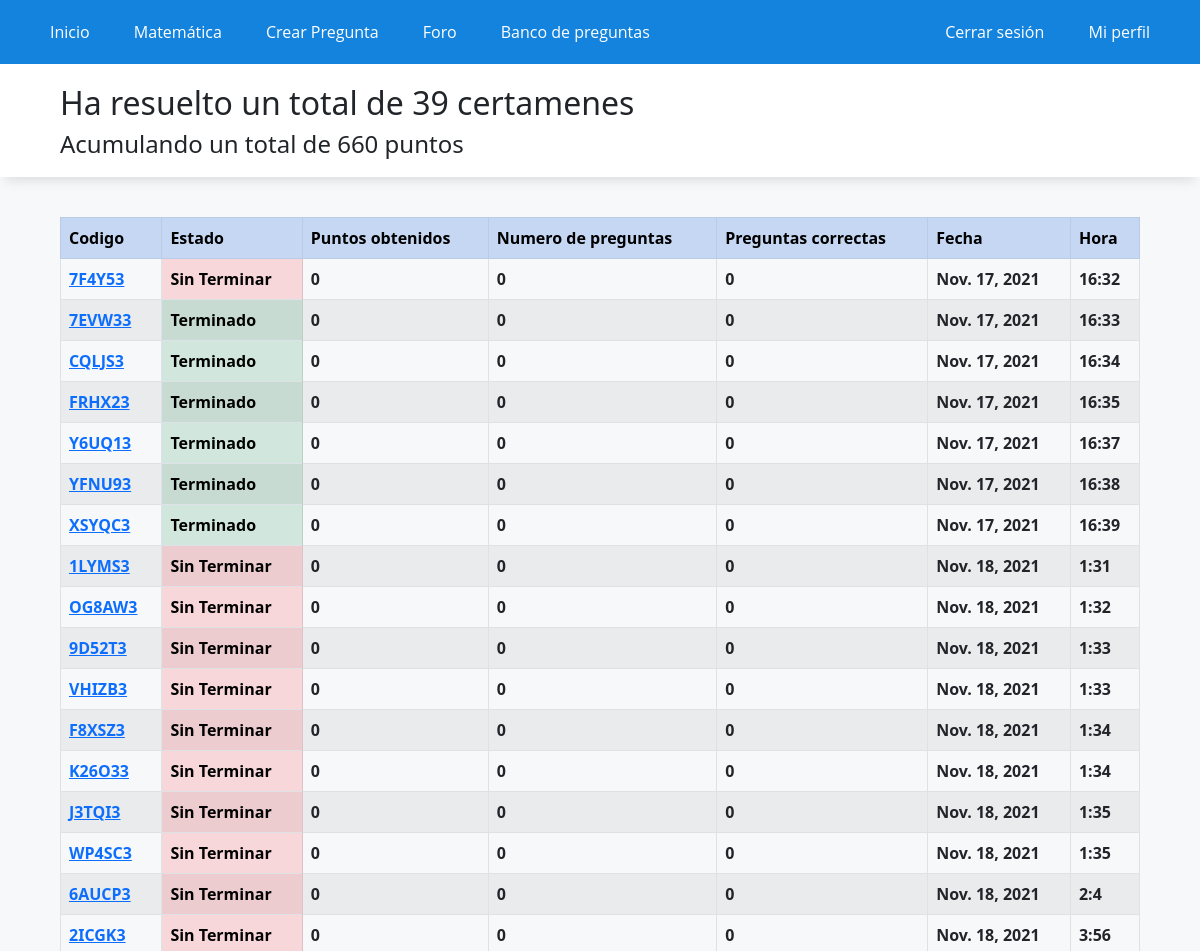
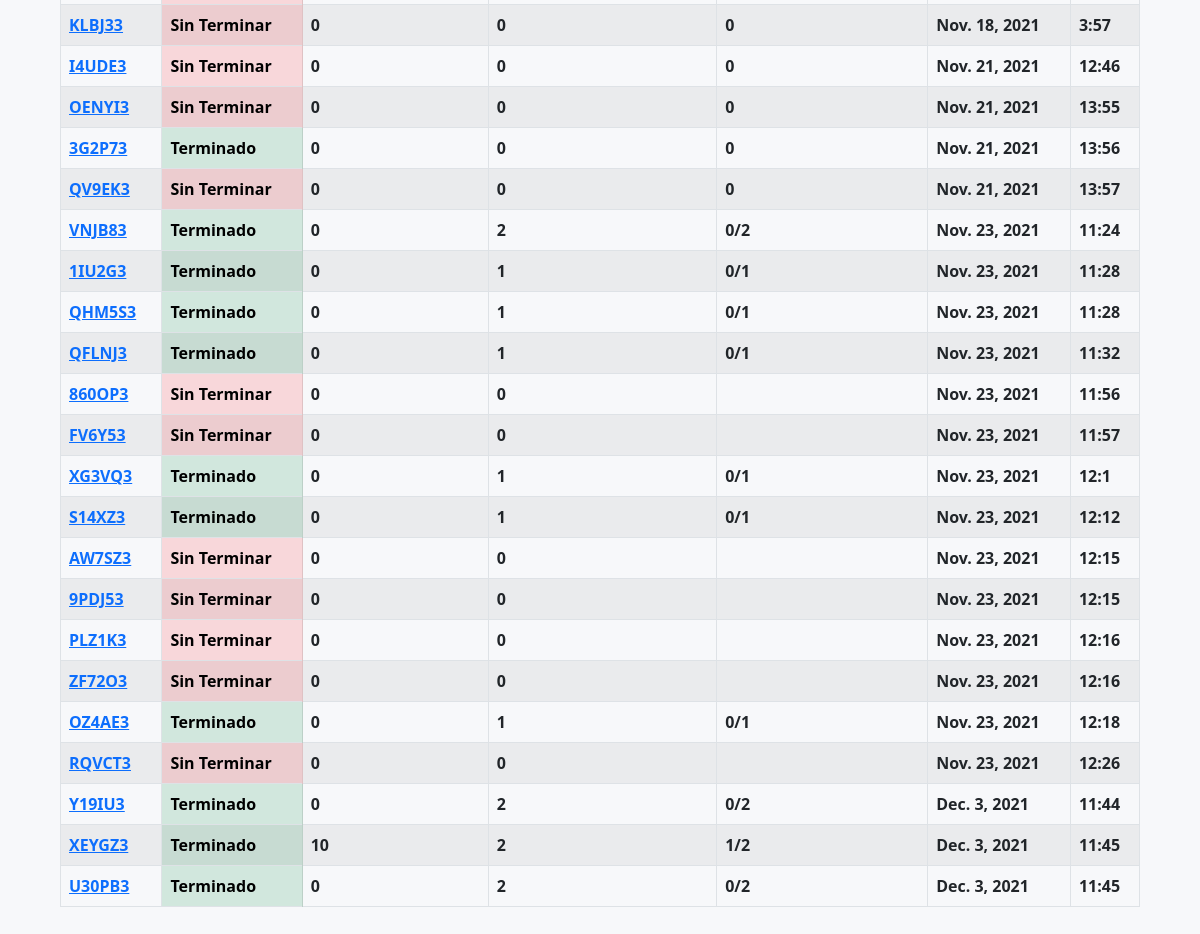
Before: /historial/ (signed in) with the older database file (2 pictures, top to bottom).
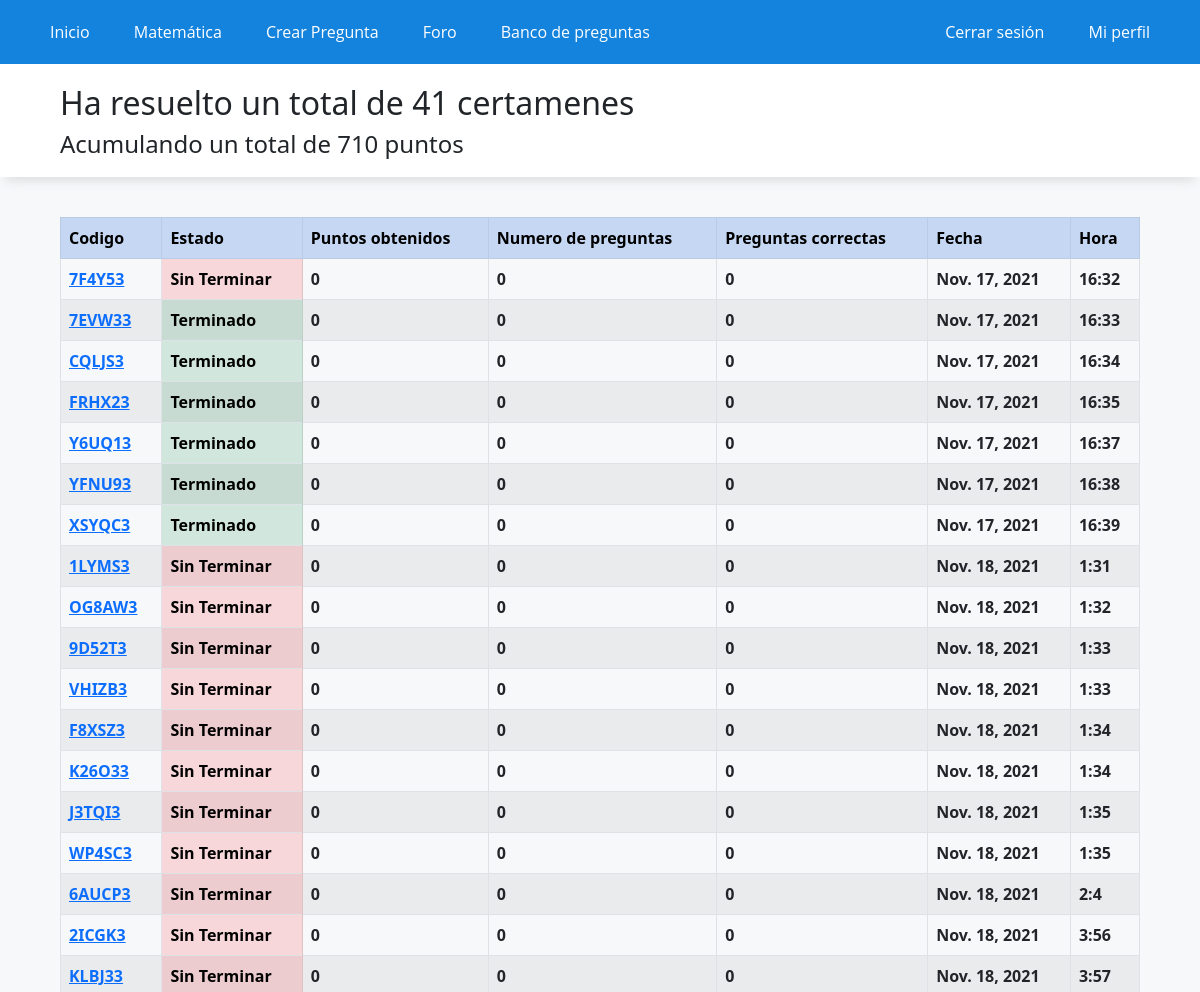
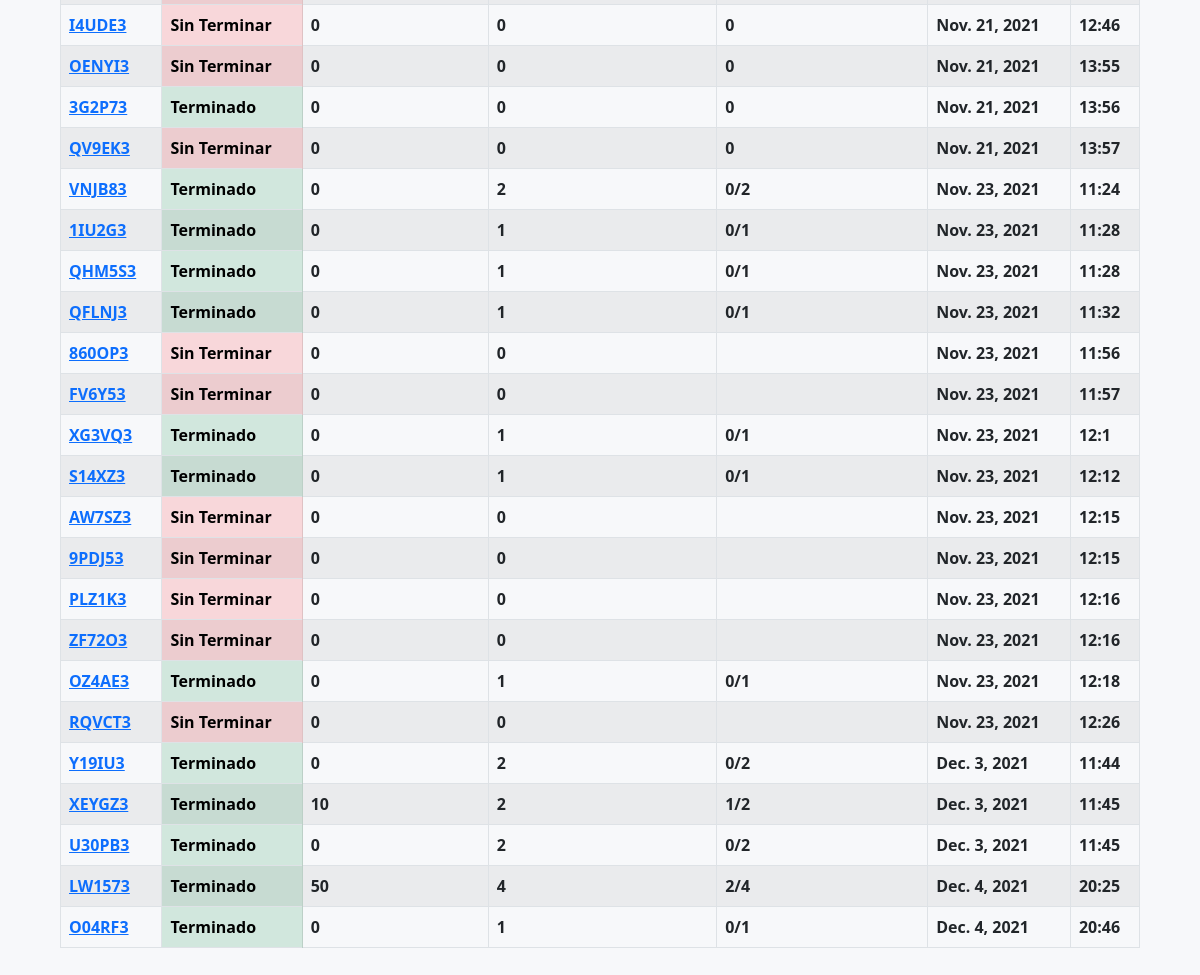
After: the same page with the newer database file (2 pictures, top to bottom).
### WebApp/models.py (models this page shows)
class historialCertamen(models.Model):
    id_usuario = models.IntegerField()
    id_preguntas = models.CharField(max_length=50)
    fecha = models.DateField(auto_now_add=True)
    hora = models.TimeField(auto_now_add=True)
    estado = models.BooleanField(default=False)
    id_certamen = models.CharField(max_length=20, default="")
    n_preguntas = models.IntegerField(default=0)
    n_correctas = models.CharField(max_length=20, default="")
    puntos = models.IntegerField(default=0)
    alternativa_marcadas = models.CharField(max_length=100, default="")

### WebApp/views.py (the view)
# urls.py: path('historial/',registro_certamenes, name="historial"),
def registro_certamenes(request):
    certamenes = historialCertamen.objects.filter(id_usuario=request.user.id)
    data= {
        'puntos': profile.objects.get(name_id=request.user.id).punctuation,
        'certamenes': certamenes,
        'n_certamenes': certamenes.count(),
    }
    return render(request,'app/registro_certamenes.html',data)

### WebApp/templates/app/registro_certamenes.html (shortened to what this page needs)
{% extends 'app/base.html' %}
{% load static %}
{% block contenido %}
<div class="titulo">
    <h2>Ha resuelto un total de {{n_certamenes}} certamenes</h2>
    <h4>Acumulando un total de {{puntos}} puntos</h4>
</div>
<div class="elContenedor">
    <table class="table table-striped table-bordered">
        <tr class="table-primary">
            <th>Codigo</th>
            <th>Estado</th>
            <th>Puntos obtenidos</th>
            <th>Numero de preguntas</th>
            <th>Preguntas correctas</th>
            <th>Fecha</th>
            <th>Hora</th>
        </tr>
        {% for certamen in certamenes %}
        <tr>
            <th><a href="/certamen/?id={{certamen.id_certamen}}">{{certamen.id_certamen}}</a></th>
            {% if certamen.estado %}
            <th class="table-success">Terminado</th>
            {% else %}
            <th class="table-danger">Sin Terminar</th>
            {% endif %}
            <th>{{certamen.puntos}}</th>
            <th>{{certamen.n_preguntas}}</th>
            <th>{{certamen.n_correctas}}</th>
            <th>{{certamen.fecha}}</th>
            <th>{{certamen.hora.hour}}:{{certamen.hora.minute}}</th>
        </tr>
        {% endfor %}
    </table>
</div>
{% endblock %}

### WebApp/templates/app/base.html (shortened to what this page needs)
<!DOCTYPE html>
<html lang="es">
<head>
    {% load static %}
    <link rel="stylesheet" href="https://use.fontawesome.com/releases/v5.6.3/css/all.css">
    <link href="https://cdn.jsdelivr.net/npm/bootstrap@5.1.3/dist/css/bootstrap.min.css" rel="stylesheet"
>
    <link rel="stylesheet" href="{% static 'app/css/styles.css' %}">
    <link rel="stylesheet" href="https://cdnjs.cloudflare.com/ajax/libs/mathquill/0.10.1/mathquill.css" />
</head>
<body>
    <header>
        <nav class="navegacion">
            <ul class="menu">
                <li><a href="{% url 'home' %}">Inicio</a></li>
                {% if user.is_authenticated %}
                <li><a class="mat">Matemática</a>
                </li>
                <li><a href="{% url 'crearPregunta' %}">Crear Pregunta</a></li>
                <li><a href="{% url 'foro1' %}">Foro</a></li>
                <li><a href="{% url 'banco-preguntas' %}">Banco de preguntas</a></li>
                {% endif %}
            </ul>
            <ul>
                {% if user.is_authenticated %}
                <li><a href="{% url 'logout' %}">Cerrar sesión</a></li>
                <li><a href="{% url 'mi_perfil' %}">Mi perfil</a></li>
                {% else %}
                <li><a href="{% url 'iniciar_sesion' %}">Iniciar sesión</a></li>
                <li><a href="{% url 'registrarse' %}">Registrarse</a></li>
                {% endif %}
            </ul>
        </nav>
    </header>
    {% if user.is_authenticated %}
    <div id="contenido">
        {% block contenido%}
        {% endblock %}
    </div>
    {% else %}
    <div id="contenido">
        <h1>Por Favor, inicia sesión para poder acceder al contenido :)</h1>
    </div>
    {% endif %}
</body>
</html>

### WebApp/static/app/css/styles.css (style rules this page uses)
* { margin: 0; padding: 0; -webkit-box-sizing: border-box; -moz-box-sizing: border-box; box-sizing: border-box; }
body { background: rgb(247,248,250); }
.navegacion { display: flex; justify-content: space-between; width: 100%; padding-inline: 30px; margin: auto; background: #1483dd; }
.navegacion ul { list-style: none; margin: 0; padding: 0; }
.navegacion > ul >li { position: relative; display: inline-block; }
.navegacion > ul > li > a { display: block; padding: 20px 20px; color: white; font-family: 'Open Sans', sans-serif; text-decoration: none; }
.mat { color: white; }
#contenido { width: 100%; padding-top: 0px; padding-bottom: 50px; margin:auto; }
.titulo { box-shadow: 0px 10px 10px -6px rgb(222,223,225); background-color: white; padding-top: 20px; padding-bottom: 10px; padding-left: 5%; margin-bottom: 40px; width: 100%; }
.elContenedor { width: 90%; padding-top: 0px; margin:auto; }

Changed rows visible on the page:
added historialCertamen: id_certamen "LW1573", estado "Terminado", puntos "50", n_preguntas "4", n_correctas "2/4", fecha "Dec. 4, 2021", hora.hour "20", hora.minute "25"
added historialCertamen: id_certamen "O04RF3", estado "Terminado", puntos "0", n_preguntas "1", n_correctas "0/1", fecha "Dec. 4, 2021", hora.hour "20", hora.minute "46"
Other visible differences:
{{ n_certamenes }}: "39" → "41"
{{ puntos }}: "660" → "710"
